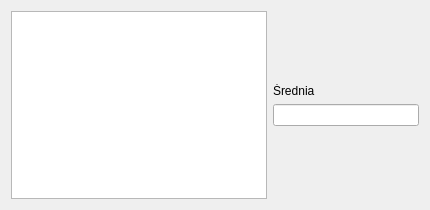
<?xml version="1.0" encoding="UTF-8"?>
<ui version="4.0">
 <class>dane</class>
 <widget class="QWidget" name="dane">
  <property name="geometry">
   <rect>
    <x>0</x>
    <y>0</y>
    <width>430</width>
    <height>210</height>
   </rect>
  </property>
  <property name="windowTitle">
   <string>Form</string>
  </property>
  <layout class="QHBoxLayout" name="horizontalLayout">
   <item>
    <widget class="QTextBrowser" name="textDisplay"/>
   </item>
   <item>
    <layout class="QVBoxLayout" name="verticalLayout_2">
     <item>
      <spacer name="verticalSpacer_2">
       <property name="orientation">
        <enum>Qt::Vertical</enum>
       </property>
       <property name="sizeHint" stdset="0">
        <size>
         <width>20</width>
         <height>40</height>
        </size>
       </property>
      </spacer>
     </item>
     <item>
      <layout class="QVBoxLayout" name="verticalLayout">
       <item>
        <widget class="QLabel" name="label">
         <property name="text">
          <string>Średnia</string>
         </property>
        </widget>
       </item>
       <item>
        <widget class="QLineEdit" name="sredniaDisplay">
         <property name="readOnly">
          <bool>true</bool>
         </property>
        </widget>
       </item>
      </layout>
     </item>
     <item>
      <spacer name="verticalSpacer">
       <property name="orientation">
        <enum>Qt::Vertical</enum>
       </property>
       <property name="sizeHint" stdset="0">
        <size>
         <width>20</width>
         <height>40</height>
        </size>
       </property>
      </spacer>
     </item>
    </layout>
   </item>
  </layout>
 </widget>
 <resources/>
 <connections/>
</ui>
